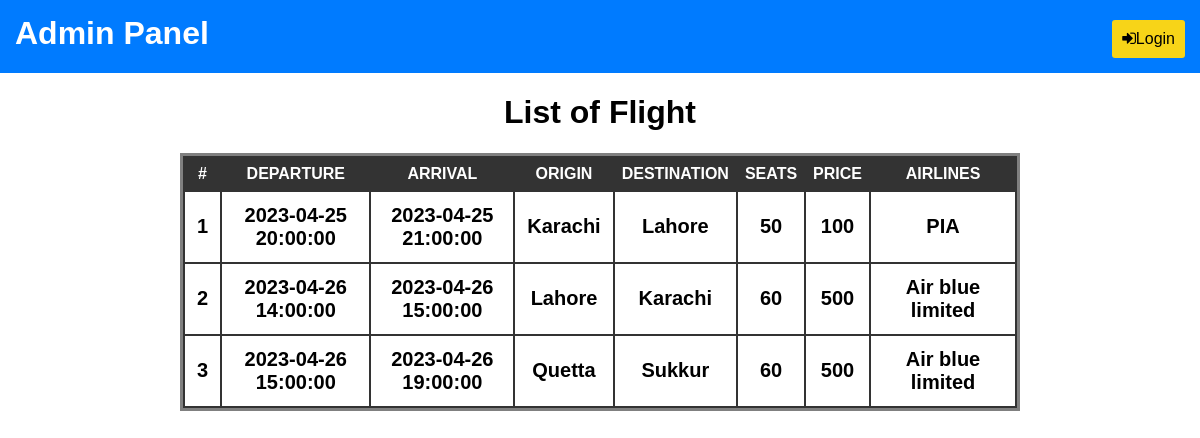
The page /admin/listFlight.php on the database its author committed.
### tables this page shows
CREATE TABLE `addflighttbl` (
  `flight_id` int(11) NOT NULL,
  `departureDate` datetime NOT NULL,
  `arrivalDate` datetime NOT NULL,
  `Origin` varchar(50) NOT NULL,
  `Destination` varchar(50) NOT NULL,
  `seats` int(11) NOT NULL,
  `Price` int(11) NOT NULL,
  `airlineName` varchar(50) NOT NULL,
  `status` varchar(11) NOT NULL
);

### admin/listFlight.php (the view, shortened to what this page needs)
<?php
include('../view/connection.php');
$sql = "select * from addflightTbl";
$Result = mysqli_query($con, $sql);
?>
<html>
<head>
</head>
<body>
    <?php
    include('headerNav.php');
    ?>
    <div id="main-content">
        <table cellpadding="7px">
            <thead>
                <h1 align="center">List of Flight</h1>
                <th>#</th>
                <th>Departure</th>
                <th>Arrival</th>
                <th>Origin</th>
                <th>Destination</th>
                <th>Seats</th>
                <th>Price</th>
                <th>Airlines</th>
            </thead>
            <tbody>
                <?php while ($row = mysqli_fetch_assoc($Result)) { ?>
                    <tr>
                        <td><?php echo $row['flight_id'] ?></td>
                        <td><?php echo $row['departureDate'] ?></td>
                        <td><?php echo $row['arrivalDate'] ?></td>
                        <td><?php echo $row['Origin'] ?></td>
                        <td><?php echo $row['Destination'] ?></td>
                        <td><?php echo $row['seats'] ?></td>
                        <td><?php echo $row['Price'] ?></td>
                        <td><?php echo $row['airlineName'] ?></td>
                    </tr>
                <?php
                }
                ?>
            </tbody>
        </table>
    </div>
</body>
</html>

### admin/listFlight.php (style rules this page uses)
#main-content table { width: 70%; margin: 0 auto; background-color: #333; border-style: solid; text-align: center; }
#main-content table th { color: #fff; background-color: #333; text-transform: uppercase; }
#main-content table th:last-child { width: 130px; }
#main-content table td { background-color: #fff; font-size: 20px; font-weight: bold; padding: 0.75rem; }

### admin/headerNav.php (style rules this page uses)
body { margin: 0; font-family: Arial, sans-serif; }

### rows shown on the page
addflighttbl: flight_id "1", departureDate "2023-04-25 20:00:00", arrivalDate "2023-04-25 21:00:00", Origin "Karachi", Destination "Lahore", seats "50", Price "100", airlineName "PIA"
addflighttbl: flight_id "2", departureDate "2023-04-26 14:00:00", arrivalDate "2023-04-26 15:00:00", Origin "Lahore", Destination "Karachi", seats "60", Price "500", airlineName "Air blue limited"
addflighttbl: flight_id "3", departureDate "2023-04-26 15:00:00", arrivalDate "2023-04-26 19:00:00", Origin "Quetta", Destination "Sukkur", seats "60", Price "500", airlineName "Air blue limited"
